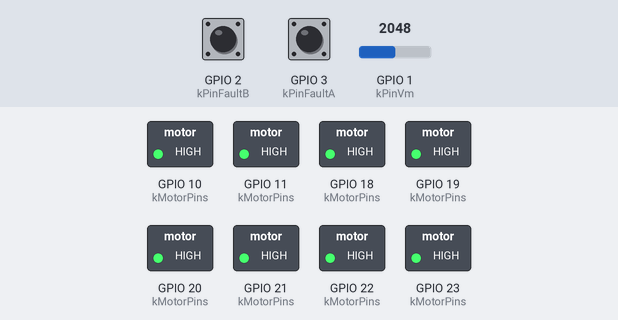
The program below on a simulated ESP32-C6. On the bench: switched loads named in the program (green lamp = pin HIGH). The test bench sets the inputs (shaded band); at power-on: GPIO 1 (kPinVm) = 2048, GPIO 2 (kPinFaultB) HIGH, GPIO 3 (kPinFaultA) HIGH. EEPROM starts erased; pins used as bus, display or sensor lines are not drawn; what the program prints to the serial monitor is not drawn.

Above: at 1.2 s.
1.3 s: GPIO 1 (kPinVm) set to 2866
2.8 s: GPIO 2 (kPinFaultB) pulled LOW for 0.15 s
4.4 s: GPIO 3 (kPinFaultA) pulled LOW for 0.15 s
6.0 s: GPIO 2 (kPinFaultB) pulled LOW for 1 s
8.5 s: GPIO 3 (kPinFaultA) pulled LOW for 1 s
11.0 s: GPIO 1 (kPinVm) set to 3603
Timing chart, 0 to 13.7 s (numbered marks = the images above; inputs shaded):
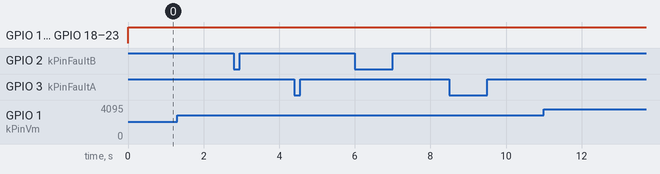

Measured:
- after the input at 1.3 s, every drawn part: stays the same
- after the input at 2.8 s, every drawn part: stays the same
- after the input at 4.4 s, every drawn part: stays the same
- after the input at 6.0 s, every drawn part: stays the same
- after the input at 8.5 s, every drawn part: stays the same
- after the input at 11.0 s, every drawn part: stays the same

The program:

main.cpp
```cpp
// MecanumBot firmware — DESIGN.md §4.3. One loop, no RTOS tasks, no delay().
#include <Arduino.h>
#include <controller.h>
#include <esp_system.h>
#include <esp_task_wdt.h>
#include <usb_link.h>
#include <motors.h>
#include <storage.h>
#include <telemetry.h>

#include "config.h"

namespace {

void onFrame(const proto::Frame& frame, void* ctx);

UsbLink usb(onFrame, nullptr);
Storage storage;
Controller controller(usb, storage);
Motors motors;
TelemetryReporter telemetry;

bool vm_low = false;
bool host_connected = false;
bool wdt_ok = false;
uint32_t reboot_at = 0;
bool reboot_pending = false;
int8_t led_state = -1;

void onFrame(const proto::Frame& frame, void*) { controller.onFrame(frame, millis()); }

void setupWatchdog() {
  const esp_task_wdt_config_t wdt = {
      .timeout_ms = cfg::kWdtTimeoutMs,
      .idle_core_mask = 0,  // loop() never yields, so the idle task is not watched
      .trigger_panic = true,
  };
  wdt_ok = esp_task_wdt_reconfigure(&wdt) == ESP_OK;
  enableLoopWDT();
}

// HELLO_ACK at boot is only deliverable once the host reads the port, so it
// is sent on every connect edge (PROTOCOL.md §5.6).
void checkHost() {
  const bool connected = static_cast<bool>(Serial);
  if (connected && !host_connected) {
    controller.announce();
    if (!wdt_ok) controller.log(proto::LogLevel::Error, "task WDT reconfigure failed");
  }
  host_connected = connected;
}

void checkVm() {
  const bool low = telemetry.vmMv() < cfg::kVmWarnMv;
  if (low && !vm_low) controller.log(proto::LogLevel::Warn, "VM low: motors overloaded or port off");
  vm_low = low;
}

// Green: driving enabled; blue: connected, idle; red: failsafe.
void updateLed() {
  const int8_t state = controller.failsafeActive() ? 0 : (controller.telemetryFlags() & proto::telemetry_flags::kEnable) ? 1 : 2;
  if (state == led_state) return;
  led_state = state;
  if (state == 0) rgbLedWrite(cfg::kPinLed, 16, 0, 0);
  if (state == 1) rgbLedWrite(cfg::kPinLed, 0, 16, 0);
  if (state == 2) rgbLedWrite(cfg::kPinLed, 0, 0, 16);
}

}  // namespace

void setup() {
  const proto::Config config = storage.loadConfig();
  motors.begin(config);  // outputs LOW before anything else
  usb.begin();
  telemetry.begin();
  const BootInfo boot{FW_MAJOR, FW_MINOR, static_cast<uint8_t>(esp_reset_reason()), storage.bumpBootCount()};
  controller.begin(config, boot);
  setupWatchdog();
}

void loop() {
  const uint32_t start_us = micros();
  const uint32_t now = millis();

  usb.poll(now);
  checkHost();
  controller.tick(now);
  if (controller.takeConfigChanged()) motors.configure(controller.config());

  float target[4];
  controller.output(target);
  motors.update(target, now);
  motors.pollFaults(now);

  if (telemetry.due(now)) {
    TelemetryInputs in{};
    in.last_seq = controller.lastSeq();
    in.flags = controller.telemetryFlags();
    if (motors.faultA()) in.flags |= proto::telemetry_flags::kFaultA;
    if (motors.faultB()) in.flags |= proto::telemetry_flags::kFaultB;
    for (int i = 0; i < 4; i++) in.pwm[i] = motors.pwm(i);
    in.crc_err = usb.parserErrors();
    in.rx_frames = usb.framesReceived();
    telemetry.send(now, usb, in);
    checkVm();
  }
  updateLed();

  if (controller.rebootRequested() && !reboot_pending) {
    reboot_pending = true;
    reboot_at = now + cfg::kRebootDelayMs;
  }
  if (reboot_pending && static_cast<int32_t>(now - reboot_at) >= 0) {
    const float zero[4] = {0, 0, 0, 0};
    motors.update(zero, now);
    ESP.restart();
  }

  telemetry.recordLoop(micros() - start_us);
}
```

config.h
```cpp
// Pins and constants — DESIGN.md §2.3, hardware/wiring.md. The only place for them.
#pragma once

#include <stdint.h>

#ifndef FW_MAJOR
#define FW_MAJOR 0
#endif
#ifndef FW_MINOR
#define FW_MINOR 1
#endif

namespace cfg {

// DRV8833 inputs, physical channels M1..M4 = {IN1, IN2}.
constexpr uint8_t kMotorPins[4][2] = {
    {18, 19},  // M1, DRV8833 #A channel A
    {20, 21},  // M2, DRV8833 #A channel B
    {22, 23},  // M3, DRV8833 #B channel A
    {10, 11},  // M4, DRV8833 #B channel B
};
constexpr uint8_t kPinFaultA = 3;  // nFAULT, active low
constexpr uint8_t kPinFaultB = 2;
constexpr uint8_t kPinSleep = 6;  // nSLEEP of both drivers, HIGH = run
constexpr uint8_t kPinVm = 1;     // VM divider, ADC1
constexpr uint8_t kPinLed = 8;    // on-board WS2812 on DevKitC-1

constexpr uint8_t kPwmResolutionBits = 10;
constexpr float kVmDividerRatio = 2.0f;  // 100k / 100k
constexpr uint16_t kVmWarnMv = 3200;

constexpr uint32_t kTelemetryPeriodMs = 100;
constexpr uint32_t kFaultPollMs = 50;
constexpr uint32_t kParserIdleMs = 50;
constexpr uint32_t kWdtTimeoutMs = 2000;
constexpr uint32_t kRebootDelayMs = 50;  // let the last frames leave

constexpr size_t kUsbTxBuffer = 1024;
constexpr size_t kUsbRxBuffer = 1024;
constexpr size_t kLogReserve = 64;  // LOG only if this much TX space stays free

}  // namespace cfg
```
